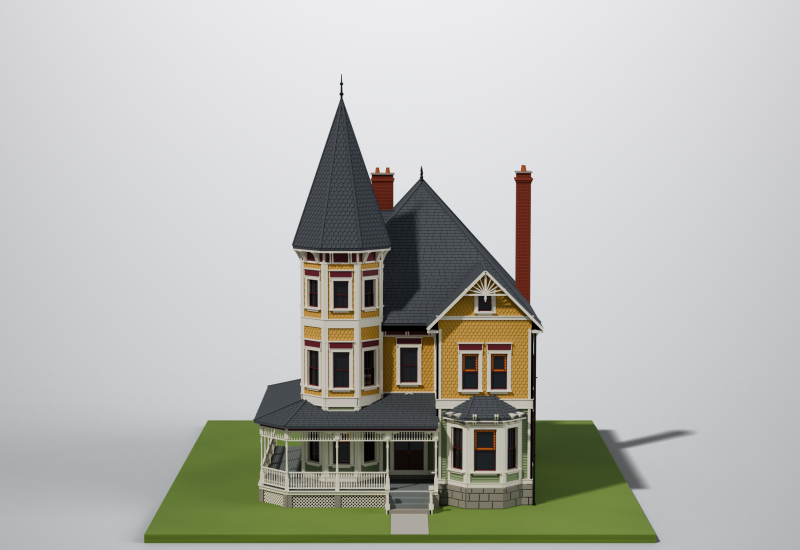
#> input picture ho-queen-anne/renders/front.png, 1600 x 1100 px (shown at 1/2 size); its folder holds 4 pictures in this run
$ python review_assets.py
#> lines starting #> are read from the running program, lines starting #| are printed output that depends on the picture
"""Copy renders into the review page as web-sized JPEGs plus thumbnails."""
import glob
import os

from PIL import Image

HERE = os.path.dirname(os.path.abspath(__file__))
SRC = os.path.join(HERE, "..", "renders")
DST = os.path.join(HERE, "..", "review", "img")

os.makedirs(DST, exist_ok=True)
for path in sorted(glob.glob(os.path.join(SRC, "*.png"))):
    name = os.path.splitext(os.path.basename(path))[0]
    im = Image.open(path).convert("RGB")
#> im is the input picture: PIL image 1600x1100 RGB; mean R, G, B 181.7, 182.6, 177.8
    im.save(os.path.join(DST, name + ".jpg"), quality=86, optimize=True, progressive=True)
    th = im.copy()
    th.thumbnail((320, 220))
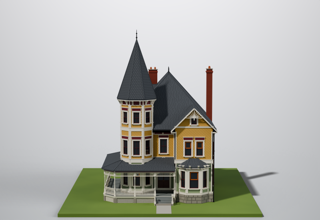
#> th: PIL image 320x220 RGB; mean R, G, B 181.7, 182.7, 177.8
    th.save(os.path.join(DST, name + "_t.jpg"), quality=80, optimize=True)
    print(name, os.path.getsize(os.path.join(DST, name + ".jpg")) // 1024, "KB")
#> pass 2 of the loop `for path in sorted(glob.glob(os.path.join(SRC, "*.png"))):`:
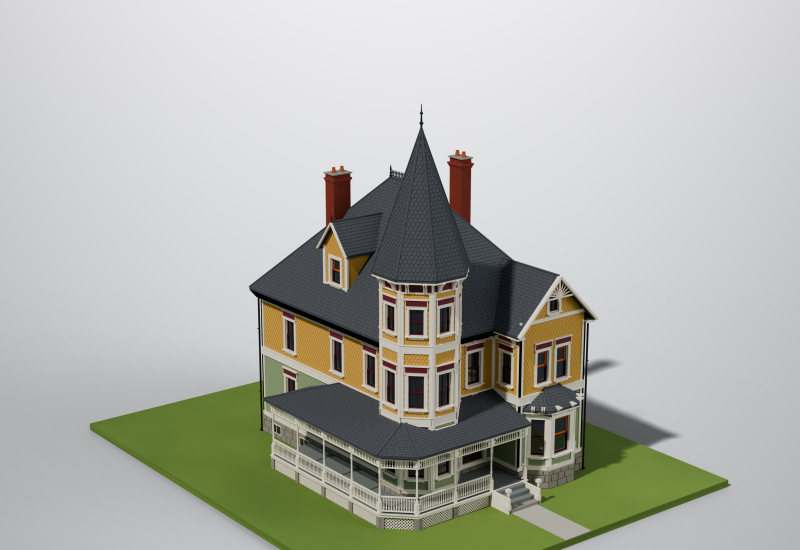
#> input picture ho-queen-anne/renders/hero.png, 1600 x 1100 px (shown at 1/2 size)
#> im is the input picture: PIL image 1600x1100 RGB; mean R, G, B 177.1, 178.4, 171.8
#> `th.thumbnail((320, 220))`:
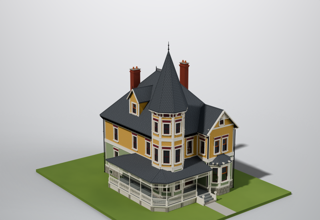
#> th: PIL image 320x220 RGB; mean R, G, B 177.1, 178.5, 171.8
#> pass 3 of the loop `for path in sorted(glob.glob(os.path.join(SRC, "*.png"))):`:
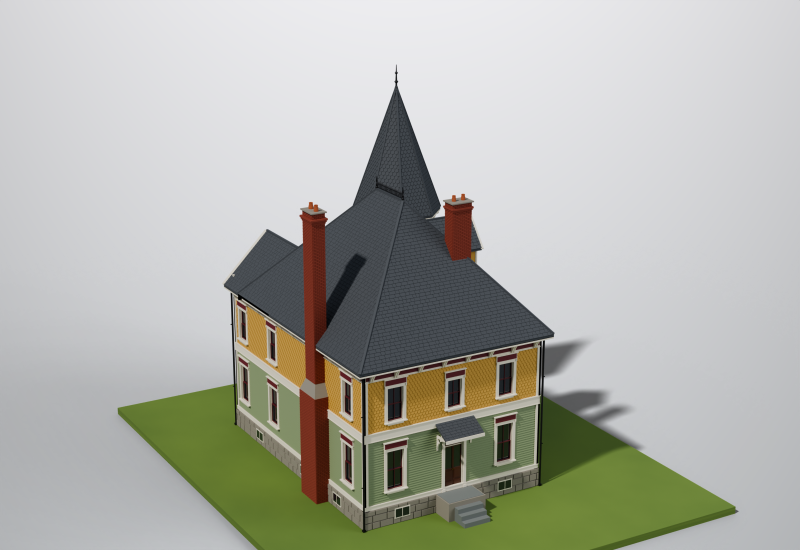
#> input picture ho-queen-anne/renders/rear.png, 1600 x 1100 px (shown at 1/2 size)
#> im is the input picture: PIL image 1600x1100 RGB; mean R, G, B 176.2, 177.5, 169.8
#> `th.thumbnail((320, 220))`:
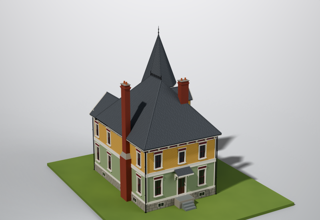
#> th: PIL image 320x220 RGB; mean R, G, B 176.2, 177.5, 169.9
#> the loop made 4 passes; the first 3 are shown
